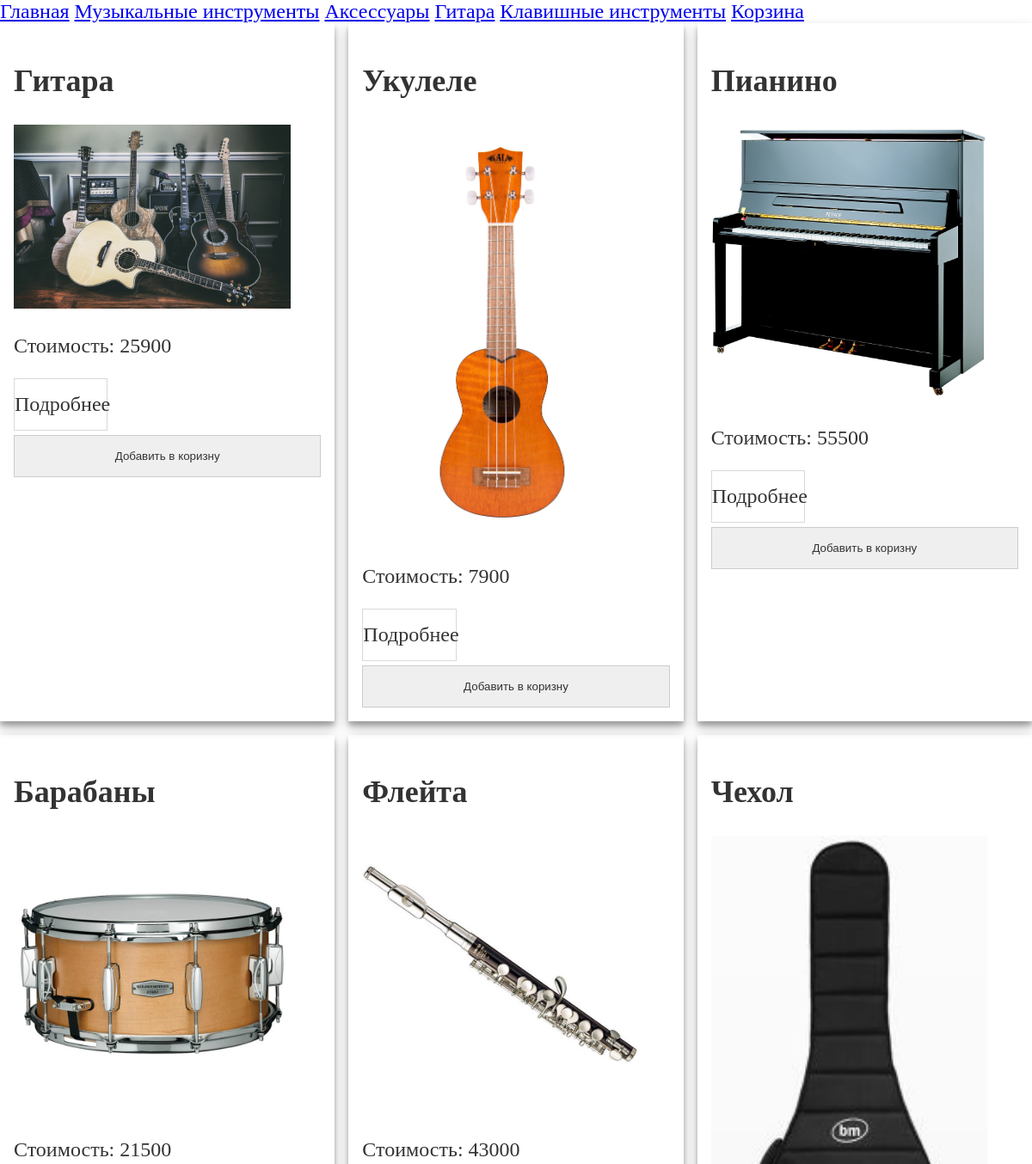
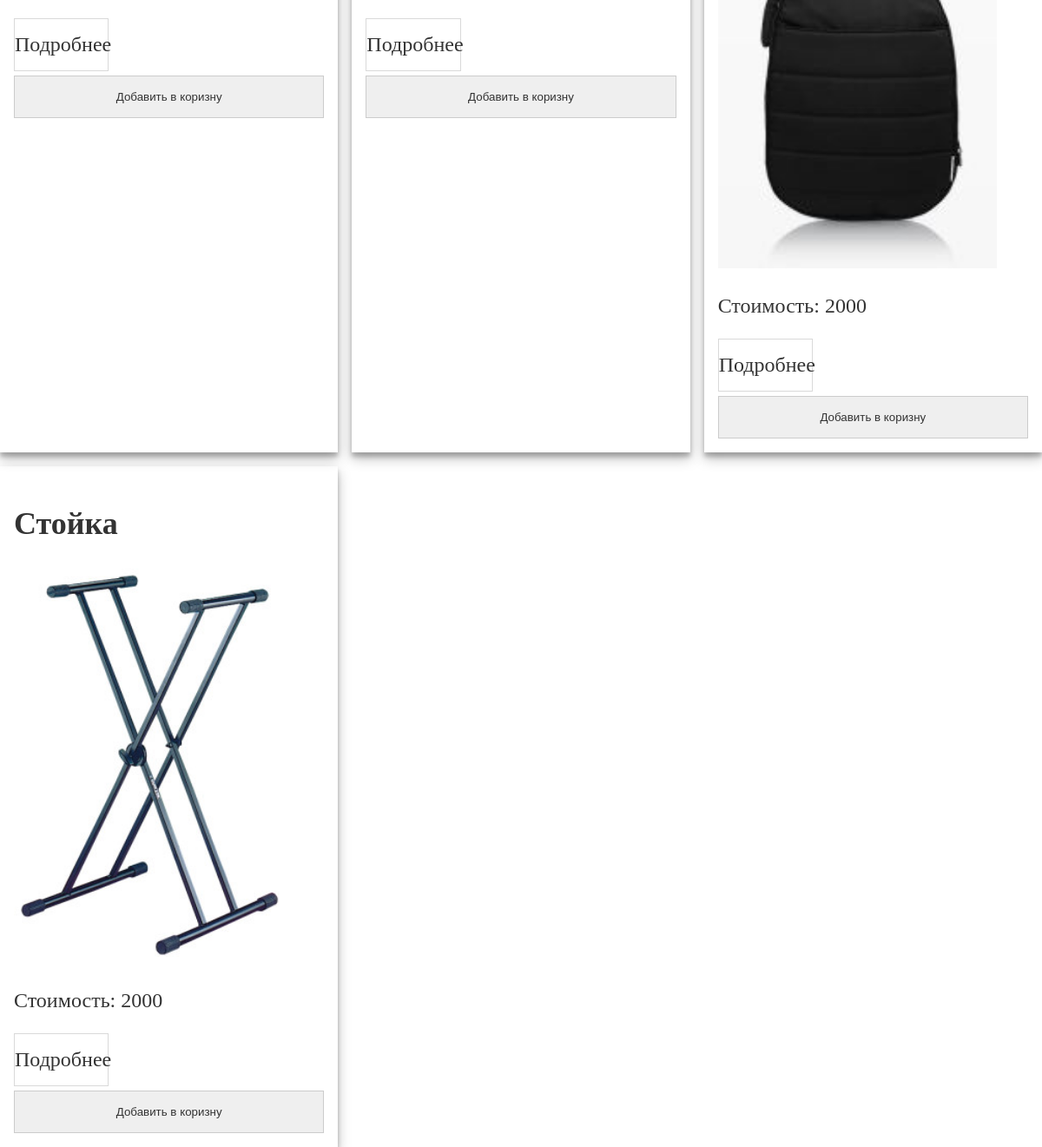
The page / on the database its author committed (2 pictures, top to bottom).
### tables this page shows
CREATE TABLE IF NOT EXISTS category (
id_cat INT NOT NULL AUTO_INCREMENT PRIMARY KEY,
name_cat VARCHAR(100) NOT NULL
);

CREATE TABLE IF NOT EXISTS good (
id_good INT NOT NULL AUTO_INCREMENT PRIMARY KEY,
name_good VARCHAR(50) NOT NULL,
discripton VARCHAR(255) NOT NULL,
quantity INT NOT NULL,
price FLOAT NOT NULL,
pic VARCHAR(255) DEFAULT 'goods.png'
);

### settings/routes.php (called while the page is built)
<?php
return [
    [
        'path' => '/',
        'method' => 'GET',
        'controller' => 'Goods\Controllers\IndexController::index'
    ],
    [
        'path' => '/category',
        'method' => 'GET',
        'controller' => 'Goods\Controllers\GoodController::showCategory'
    ],
    [
        'path' => '/good',
        'method' => 'GET',
        'controller' => 'Goods\Controllers\GoodController::showGood'
    ],
    [
        'path' => '/busket',
        'method' => 'GET',
        'controller' => 'Goods\Controllers\GoodController::showBusket'
    ],
    [
        'path' => '/',
        'method' => 'POST',
        'controller' => 'Goods\Controllers\GoodController::addToBusket'
    ]
];

### settings/db.php (called while the page is built)
<?php
return [
    'server' => 'localhost',
    'port' => '3306',
    'username' => 'Nastya',
    'pwd' => 'Nastya',
    'db_name' => 'mysql_task1'
];

### src/DBConnection.php (called while the page is built, shortened)
<?php
class DBConnection {
    private static $instance;
    private $connection;
    private function __construct($settings = 'settings.php')
    {
        $data = require_once '../settings/' . $settings;
        $server = $data['server'];
        $port = $data['port'];
        $username = $data['username'];
        $pwd = $data['pwd'];
        $db_name = $data['db_name'];
        $options = [
            PDO::ATTR_ERRMODE => PDO::ERRMODE_EXCEPTION
        ];
        $this->connection = new PDO("mysql:host=$server;port=$port;dbname=$db_name", $username, $pwd, $options);
    }
    public static function getInstance($settings = 'db.php'){
        if (self::$instance == null) self::$instance = new DbConnection($settings);
        return self::$instance;
    }
    public function getConnection(){
        return $this->connection;
    }
}

### src/Db/GoodDb.php (called while the page is built, shortened)
<?php
class GoodDb
{
    private $connection;
    public function __construct(){
        $this->connection = DBConnection::getInstance()->getConnection();
    }
    public function getGoods(){
        $sql = "SELECT * FROM good;";
        $statement = $this->connection->prepare($sql);
        $statement->execute();
        return $statement->fetchAll(PDO::FETCH_ASSOC);
    }
    public function getCategories(){
        $sql = "SELECT id_cat, name_cat FROM category;";
        $statement = $this->connection->prepare($sql);
        $statement->execute();
        return $statement->fetchAll(PDO::FETCH_ASSOC);
    }
}

### public/index.php (called while the page is built, shortened)
<?php
\Goods\Router::start();

### src/Controller.php (called while the page is built, shortened)
<?php
abstract class Controller
{
    protected function getTemplate($file, array $data = []){
        extract($data);
        require_once '../templates/' . $file;
        $page = ob_get_contents();
        return $page;
    }
}

### templates/main.php (the view, shortened to what this page needs)
<!doctype html>
<html lang="ru">
<head>
    <link rel="stylesheet" href="/build/css/main.css">
</head>
<body>
<header>
    <nav>
        <a href="/">Главная</a>
        <?php foreach($categories as $cat): ?>
            <a href="/category?id=<?php echo $cat['id_cat']; ?>"><?= $cat['name_cat'] ?></a>
        <?php endforeach; ?>
        <a href="/busket">Корзина</a>
    </nav>
</header>
<main>
    <?php foreach($goods as $good): ?>
        <div class="good">
            <h2><?= $good['name_good'] ?></h2>
            <div>
                <img src="/image/<?= $good['pic'] ?>">
            </div>
            <p>Стоимость: <?= $good['price'] ?></p>
            <a href="/good?id=<?php  echo $good['id_good']; ?>">Подробнее</a>
            <form name="add" method="post" data-id="<?php  echo $good['id_good']; ?>">
            <?php if($good['quantity']>0): ?>
                <input type="submit" class="addBusket" id="busket"
                    data-id="<?php  echo $good['id_good']; ?>" value="Добавить в коризну"></button>
            <?php endif; ?>
            </form>
        </div>
    <?php endforeach; ?>
</main>
</body>
</html>

### src/Router.php (shortened to what this page needs)
<?php
class Router
{
    public static function start($routes = 'routes.php') {
        $method = $_SERVER['REQUEST_METHOD'];
        $uri = explode('?', $_SERVER['REQUEST_URI'])[0];
        $routes = require_once '../settings/routes.php';
        foreach ($routes as $route){
            if ($route['path'] === $uri && $route['method'] === $method) {
                $action = explode("::", $route['controller'])[1];
                $obj = new $controller();
                if (isset($_GET['id'])) {
                    $id = $_GET['id'];
                    $obj->$action($id);
                    return;
                } else {
                    $obj->$action();
                    return;
                }
            }
        }
    }
}

### src/Controllers/IndexController.php (shortened to what this page needs)
<?php
class IndexController extends Controller
{
    private $goodDB;
    public function __construct(){
        $this->goodDB = new GoodDb();
    }
    public function index(){
        $data = [];
        $data['goods'] = $this->goodDB->getGoods();
        $data['categories'] = $this->goodDB->getCategories();
        echo $this->getTemplate('main.php', $data);
    }
}

### public/build/css/main.css (style rules this page uses)
body { color:#333;font-size:1.5rem;margin:0 }
main { grid-gap:1rem;display:grid;grid-template-columns:repeat(3,1fr);margin:0 auto;max-width:1600px }
img { height:auto;width:90% }
.good { box-shadow:0 7px 14px rgba(0,0,0,.25),0 5px 5px rgba(0,0,0,.22);padding:1rem }
.good>div { overflow:hidden }
.good a { margin-bottom:5px;width:30% }
.good a,.good input { border:1px solid rgba(0,0,0,.15);color:#333;display:inline-block;padding-bottom:1rem;padding-top:1rem;text-align:center;text-decoration:none }
.good input { width:100% }

### rows shown on the page
category: name_cat "Музыкальные инструменты"
category: name_cat "Аксессуары"
category: name_cat "Гитара"
category: name_cat "Клавишные инструменты"
good: name_good "Гитара", pic (picture), price "25900"
good: name_good "Укулеле", pic (picture), price "7900"
good: name_good "Пианино", pic (picture), price "55500"
good: name_good "Барабаны", pic (picture), price "21500"
good: name_good "Флейта", pic (picture), price "43000"
good: name_good "Чехол", pic (picture), price "2000"
good: name_good "Стойка", pic (picture), price "2000"
